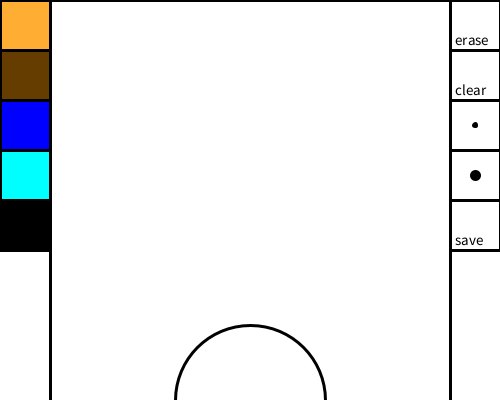
Frame 1 (no input)
Frame 60 (the mouse pressed at the canvas centre just before this capture): identical to frame 1, image omitted
Frame 120 (the mouse held since frame 60 and released just before this capture): identical to frame 1, image omitted

The Processing sketch that drew this single still picture (run headless with seeded random() and noise(); from frame 60 on, the mouse is pressed at the canvas centre):

// Processing sketch: HW03_1
// ── HW03_1.pde
void setup() {
size(500, 400);
strokeWeight(3);
background(255,255,255);

fill(255);
rect(50,0,400,600);
ellipse(250,400,150,150);


fill(255, 173, 51);
rect(0,0,50,50);
fill(102, 61, 0);
rect(0,50,50,50);
fill(0,0,255);
rect(0,100,50,50);
fill(0,255,255);
rect(0,150,50,50);
fill(0);
rect(0,200,50,50);

textSize(15);

fill(255);
rect(450,0,50,50);
fill(0);
text("erase",455,45);

fill(255);
rect(450,50,50,50);
fill(0);
text("clear",455,95);

fill(255);
rect(450,100,50,50);
fill(0);
ellipse(475,125,3,3);

fill(255);
rect(450,150,50,50);
fill(0);
ellipse(475,175,8,8);


fill(255);
rect(450,200,50,50);
fill(0);
text("save",455,245);

smooth();

}



void draw() {

  
  if((mousePressed==true) && (mouseButton==LEFT)){
    if(mouseX<50){
     if(mouseY<50){
       stroke(255, 173, 51);
     }
     else if(mouseY<100){
       stroke(102, 61, 0);
     }
     else if(mouseY<150){
       stroke(0,0,255); 
     }
     else if(mouseY<200){
       stroke(0,255,255); 
     }
     else if(mouseY<250){
       stroke(0); 
     } 
    }
    
    if(mouseX>450){
     if(mouseY<50){
       stroke(255);
     }
     else if(mouseY<100){
       fill(255);
       stroke(0);
       strokeWeight(3);
       rect(50,0,400,600);
       ellipse(250,400,150,150);
     }
     else if(mouseY<150){
      strokeWeight(3); 
     }
     else if(mouseY<200){
      strokeWeight(8);  
     }
     else if(mouseY<250){
      save("HW03_1.jpg");
     }
     
    }
    
    if(mouseX>55 && mouseX<445 && pmouseX>55 && pmouseX<445){
      line(mouseX, mouseY, pmouseX, pmouseY);
    }
  }

}
